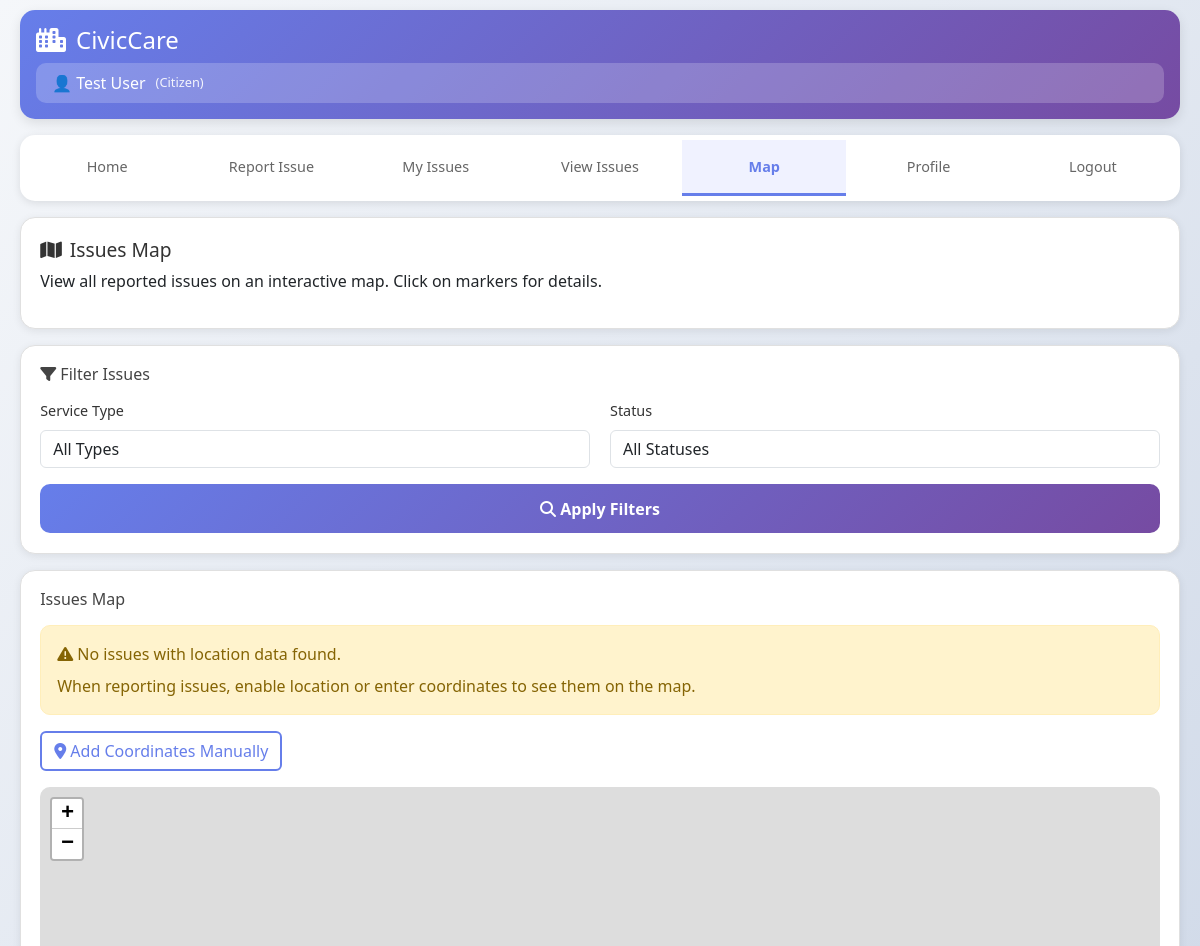
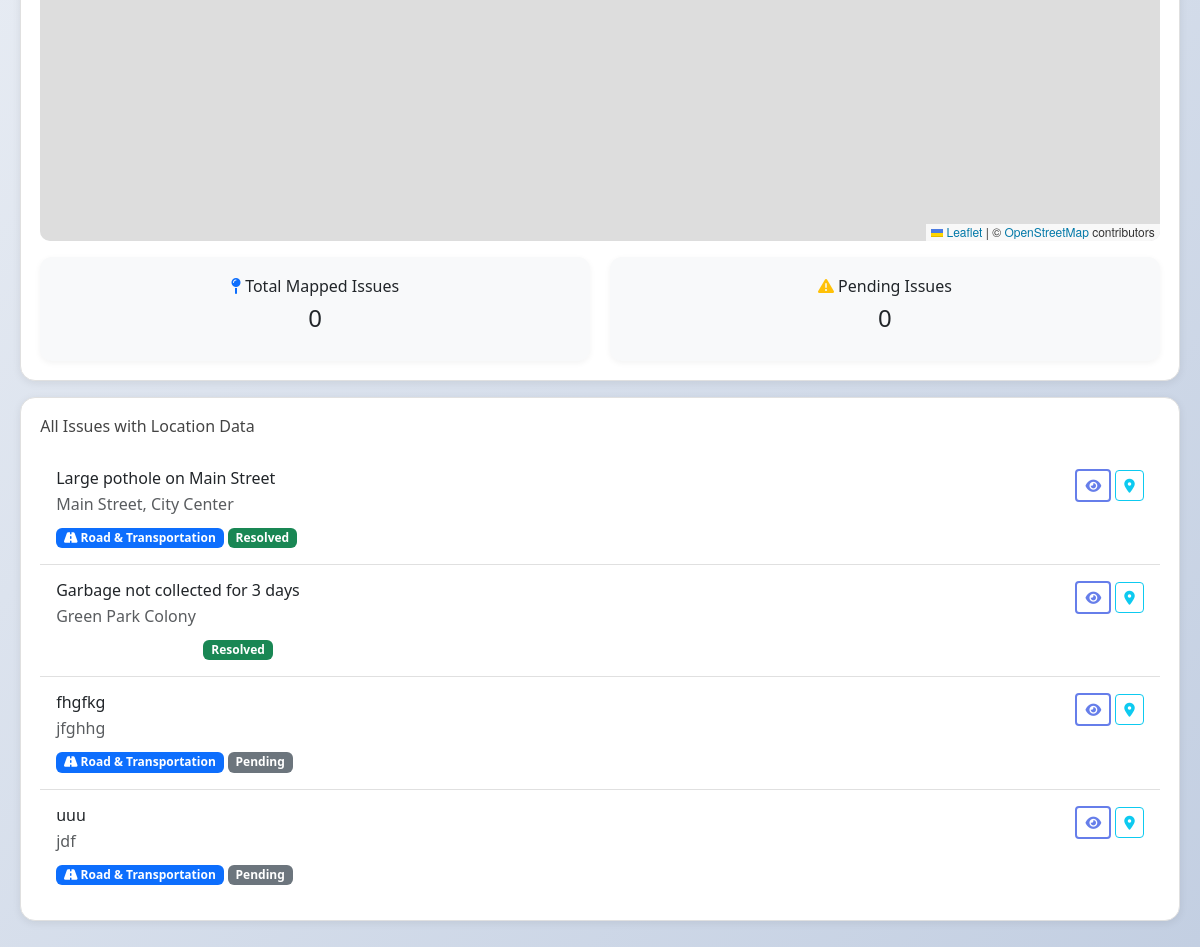
The app's page /map (signed in) with its own data (2 pictures, top to bottom).
### app.py (models this page shows)
class User(UserMixin, db.Model):
    id = db.Column(db.String(36), primary_key=True, default=lambda: str(uuid.uuid4()))
    username = db.Column(db.String(80), unique=True, nullable=False, index=True)
    email = db.Column(db.String(120), unique=True, nullable=False, index=True)
    password = db.Column(db.String(200), nullable=False)
    full_name = db.Column(db.String(100), nullable=False)
    phone = db.Column(db.String(20))
    role = db.Column(db.String(20), default='user', index=True)
    created_at = db.Column(db.DateTime, default=datetime.utcnow, index=True)
    last_login = db.Column(db.DateTime)
    is_active = db.Column(db.Boolean, default=True)
    issues = db.relationship('Issue', backref='reporter', lazy=True, cascade='all, delete-orphan')
    feedbacks = db.relationship('Feedback', backref='user', lazy=True, cascade='all, delete-orphan')
    solutions = db.relationship('Solution', backref='user', lazy=True, cascade='all, delete-orphan')
    solution_votes = db.relationship('SolutionVote', backref='user', lazy=True, cascade='all, delete-orphan')

class Issue(db.Model):
    id = db.Column(db.String(36), primary_key=True, default=lambda: str(uuid.uuid4()))
    title = db.Column(db.String(200), nullable=False)
    description = db.Column(db.Text, nullable=False)
    service_type = db.Column(db.String(50), nullable=False, index=True)
    location = db.Column(db.String(200), nullable=False)
    area = db.Column(db.String(100), index=True)
    city = db.Column(db.String(100))
    latitude = db.Column(db.Float)
    longitude = db.Column(db.Float)
    priority = db.Column(db.String(20), default='medium', index=True)
    status = db.Column(db.String(20), default='pending', index=True)
    date = db.Column(db.DateTime, default=datetime.utcnow, index=True)
    media_paths = db.Column(db.Text)  # JSON string of file paths
    user_id = db.Column(db.String(36), db.ForeignKey('user.id'), nullable=False, index=True)
    upvotes = db.Column(db.Integer, default=0)
    comments = db.Column(db.Integer, default=0)
    assigned_to = db.Column(db.String(100))
    assigned_date = db.Column(db.DateTime)
    resolved_date = db.Column(db.DateTime)
    admin_notes = db.Column(db.Text)
    feedbacks = db.relationship('Feedback', backref='issue', lazy=True, cascade='all, delete-orphan')
    solutions = db.relationship('Solution', backref='issue', lazy=True, cascade='all, delete-orphan')

### app.py (the view, shortened to what this page needs)
@app.route('/map')
@login_required
def map_view():
    all_issues = Issue.query.all()
    service_filter = request.args.get('service_type', 'all')
    status_filter = request.args.get('status', 'all')
    filtered_issues = []
    for issue in all_issues:
        if service_filter != 'all' and issue.service_type != service_filter:
            continue
        if status_filter != 'all' and issue.status != status_filter:
            continue
        filtered_issues.append(issue)
    map_html = None
    if HAS_FOLIUM:
        geo_issues = [issue for issue in filtered_issues
                      if issue.latitude is not None and issue.longitude is not None]
    return render_template('map.html',
                           map_html=map_html,
                           issues=filtered_issues,
                           all_issues=all_issues,
                           HAS_FOLIUM=HAS_FOLIUM)

### app.py (called while the page is built)
@login_manager.user_loader
def load_user(user_id):
    return db.session.get(User, user_id)

@app.context_processor
def inject_now():
    return {'now': datetime.utcnow()}

@app.context_processor
def inject_config():
    return {
        'SERVICE_TYPES': app.config['SERVICE_TYPES'],
        'PRIORITY_LEVELS': app.config['PRIORITY_LEVELS'],
        'ISSUE_STATUSES': app.config['ISSUE_STATUSES'],
        'USER_ROLES': app.config['USER_ROLES'],
        'APP_NAME': app.config.get('APP_NAME', 'CivicCare')
    }

### templates/map.html (shortened to what this page needs)
{% extends "base.html" %}
{% block content %}
<div class="mobile-header">
    <h1><i class="fas fa-city"></i> CivicCare</h1>
    <div class="user-info">
        <span>👤 {{ current_user.full_name }}</span>
        <span style="font-size: 0.8rem; opacity: 0.9;">(Citizen)</span>
    </div>
</div>
<div class="mobile-tabs">
    <a href="{{ url_for('dashboard') }}" class="mobile-tab">Home</a>
    <a href="{{ url_for('report_issue') }}" class="mobile-tab">Report Issue</a>
    <a href="{{ url_for('my_issues') }}" class="mobile-tab">My Issues</a>
    <a href="{{ url_for('view_issues') }}" class="mobile-tab">View Issues</a>
    <a href="{{ url_for('map_view') }}" class="mobile-tab active">Map</a>
    <a href="{{ url_for('profile') }}" class="mobile-tab">Profile</a>
    <a href="{{ url_for('logout') }}" class="mobile-tab">Logout</a>
</div>
<div class="mobile-card">
    <h3><i class="fas fa-map"></i> Issues Map</h3>
    <p>View all reported issues on an interactive map. Click on markers for details.</p>
</div>
<div class="mobile-card">
    <h5><i class="fas fa-filter"></i> Filter Issues</h5>
    <form method="GET" action="{{ url_for('map_view') }}" class="row g-3">
        <div class="col-md-6">
            <label class="form-label">Service Type</label>
            <select class="form-control" name="service_type" id="serviceFilter">
                <option value="all">All Types</option>
            </select>
        </div>
        <div class="col-md-6">
            <label class="form-label">Status</label>
            <select class="form-control" name="status" id="statusFilter">
                <option value="all">All Statuses</option>
            </select>
        </div>
        <div class="col-12">
            <button type="submit" class="btn btn-primary w-100">
                <i class="fas fa-search"></i> Apply Filters
            </button>
        </div>
    </form>
</div>
<div class="mobile-card">
    <h5>Issues Map</h5>
    {% if not map_html %}
    <div class="alert alert-warning">
        <i class="fas fa-exclamation-triangle"></i> No issues with location data found.
        <p class="mt-2 mb-0">When reporting issues, enable location or enter coordinates to see them on the map.</p>
    </div>
    <div class="mt-3">
        <button class="btn btn-outline-primary" onclick="showManualLocationInput()">
            <i class="fas fa-map-marker-alt"></i> Add Coordinates Manually
        </button>
    </div>
    {% endif %}
    <div id="mapContainer" class="mt-3" style="height: 400px; border-radius: 10px; overflow: hidden;">
        {% if map_html %}
        {{ map_html|safe }}
        {% else %}
        <div id="map" style="height: 100%; width: 100%;"></div>
        {% endif %}
    </div>
    <div class="row mt-3">
        <div class="col-md-6">
            <div class="card bg-light">
                <div class="card-body text-center">
                    <h6><i class="fas fa-map-pin text-primary"></i> Total Mapped Issues</h6>
                    <h4 id="mappedCount">0</h4>
                </div>
            </div>
        </div>
        <div class="col-md-6">
            <div class="card bg-light">
                <div class="card-body text-center">
                    <h6><i class="fas fa-exclamation-triangle text-warning"></i> Pending Issues</h6>
                    <h4 id="pendingCount">0</h4>
                </div>
            </div>
        </div>
    </div>
</div>
<div class="mobile-card">
    <h5>All Issues with Location Data</h5>
    <div id="issuesList" class="mt-3">
        <div class="list-group">
            {% for issue in issues %}
            <div class="list-group-item issue-item" data-id="{{ issue.id }}"
                 data-lat="{{ issue.latitude }}" data-lng="{{ issue.longitude }}"
                 data-type="{{ issue.service_type }}" data-status="{{ issue.status }}">
                <div class="d-flex justify-content-between align-items-start">
                    <div>
                        <h6 class="mb-1">{{ issue.title }}</h6>
                        <p class="mb-1 text-muted">{{ issue.location }}</p>
                        <div class="mt-2">
                            <span class="badge {{ SERVICE_TYPES[issue.service_type].badge_class }}">
                                <i class="{{ SERVICE_TYPES[issue.service_type].icon_class }}"></i>
                                {{ SERVICE_TYPES[issue.service_type].name }}
                            </span>
                            <span class="badge {{ ISSUE_STATUSES[issue.status].badge_class }}">
                                {{ ISSUE_STATUSES[issue.status].name }}
                            </span>
                        </div>
                    </div>
                    <div>
                        <button class="btn btn-sm btn-outline-primary" onclick="viewIssue('{{ issue.id }}')">
                            <i class="fas fa-eye"></i>
                        </button>
                        <button class="btn btn-sm btn-outline-info" onclick="centerOnIssue('{{ issue.id }}')">
                            <i class="fas fa-map-marker-alt"></i>
                        </button>
                    </div>
                </div>
            </div>
            {% else %}
            <div class="alert alert-info">
                <i class="fas fa-info-circle"></i> No issues with location data available.
            </div>
            {% endfor %}
        </div>
    </div>
</div>
{% endblock %}
{% block scripts %}
<link rel="stylesheet" href="https://unpkg.com/leaflet@1.9.4/dist/leaflet.css" />
{% endblock %}

### static/css/style.css (style rules this page uses)
* { margin: 0; padding: 0; box-sizing: border-box; }
body { background: linear-gradient(135deg, #f5f7fa 0%, #c3cfe2 100%); font-family: 'Segoe UI', 'Roboto', 'Arial', sans-serif; min-height: 100vh; padding: 10px; }
.mobile-header { background: linear-gradient(135deg, #667eea 0%, #764ba2 100%); color: white; padding: 1rem; border-radius: 15px; margin-bottom: 1rem; box-shadow: 0 4px 12px rgba(0, 0, 0, 0.1); }
.mobile-header h1 { color: white; font-size: 1.5rem; display: flex; align-items: center; gap: 10px; margin: 0; }
.user-info { display: flex; align-items: center; gap: 10px; background: rgba(255, 255, 255, 0.2); padding: 0.5rem 1rem; border-radius: 10px; margin-top: 0.5rem; }
.mobile-tabs { display: flex; overflow-x: auto; background: white; border-radius: 15px; margin-bottom: 1rem; box-shadow: 0 2px 8px rgba(0, 0, 0, 0.1); -webkit-overflow-scrolling: touch; padding: 5px; }
.mobile-tab { flex: 1; text-align: center; padding: 1rem 0.5rem; font-weight: 500; color: #666; border-bottom: 3px solid transparent; white-space: nowrap; min-width: 120px; font-size: 0.9rem; text-decoration: none; transition: all 0.3s; }
.mobile-tab.active { color: #667eea; border-bottom: 3px solid #667eea; font-weight: 600; background-color: #f0f2ff; }
.mobile-card { background: white; border-radius: 15px; padding: 1.2rem; margin-bottom: 1rem; box-shadow: 0 2px 8px rgba(0, 0, 0, 0.08); border: 1px solid #e0e0e0; }
.mobile-card h3 { color: #333; font-size: 1.2rem; margin-bottom: 0.5rem; display: flex; align-items: center; gap: 8px; }
.mobile-card h5 { color: #444; margin-bottom: 1rem; font-size: 1rem; }
.form-label { font-weight: 500; margin-bottom: 0.5rem; color: #333; display: block; font-size: 0.9rem; }
.btn-primary { background: linear-gradient(135deg, #667eea 0%, #764ba2 100%); color: white; border: none; padding: 0.8rem; border-radius: 10px; font-weight: 600; font-size: 1rem; transition: all 0.3s; width: 100%; }
.btn-outline-primary { border: 2px solid #667eea; color: #667eea; background: transparent; }
.alert { padding: 1rem; border-radius: 10px; margin-bottom: 1rem; border: 1px solid transparent; }
.alert-warning { background: #FFF3CD; color: #856404; border-color: #FFEEBA; }
.text-center { text-align: center; }
.mt-2 { margin-top: 0.5rem; }
.mt-3 { margin-top: 1rem; }
.mb-1 { margin-bottom: 0.25rem; }
.d-flex { display: flex; }
.justify-content-between { justify-content: space-between; }
.w-100 { width: 100%; }
.row { display: flex; flex-wrap: wrap; margin-right: -10px; margin-left: -10px; }
.row > * { padding-right: 10px; padding-left: 10px; }
.col-12 { flex: 0 0 100%; max-width: 100%; }
@media (min-width: 768px) { .col-md-6 { flex: 0 0 50%; max-width: 50%; } }
.card { border: none; border-radius: 12px; box-shadow: 0 2px 6px rgba(0, 0, 0, 0.05); transition: all 0.3s ease; }
.card-body { padding: 1.25rem; }
.list-group { border-radius: 10px; overflow: hidden; }
.list-group-item { border: none; border-bottom: 1px solid #e0e0e0; padding: 1rem; }
.list-group-item:last-child { border-bottom: none; }

### templates/map.html (style rules this page uses)
#mapContainer { min-height: 400px; background-color: #f8f9fa; }
.issue-item { cursor: pointer; transition: all 0.2s ease; }

### records on screen
User: full_name "Test User"
Issue: title "Large pothole on Main Street", location "Main Street, City Center", service_type "Road & Transportation", status "Resolved"
Issue: title "Garbage not collected for 3 days", location "Green Park Colony", status "Resolved"
Issue: title "fhgfkg", location "jfghhg", service_type "Road & Transportation", status "Pending"
Issue: title "uuu", location "jdf", service_type "Road & Transportation", status "Pending"
